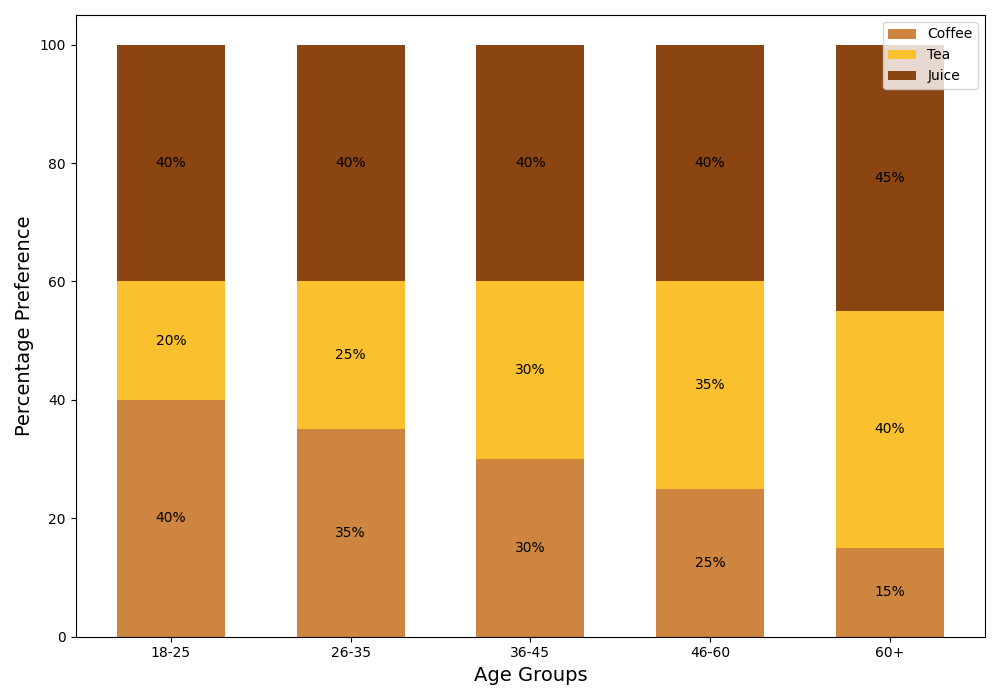

This chart was generated by the following Python code:
import matplotlib.pyplot as plt
import numpy as np

# Age groups and beverage preferences data
age_groups = ['18-25', '26-35', '36-45', '46-60', '60+']
beverages = ['Coffee', 'Tea', 'Juice']

# Beverage consumption data in percentage
coffee_preference = [40, 35, 30, 25, 15]
tea_preference = [20, 25, 30, 35, 40]
juice_preference = [40, 40, 40, 40, 45]

# Create the figure and the axis
fig, ax = plt.subplots(figsize=(10, 7))

# Define bar width
bar_width = 0.6

# Generate bar positions
bar_positions = np.arange(len(age_groups))

# Create a stacked bar chart with shuffled colors
# Shuffled colors scheme
ax.bar(bar_positions, coffee_preference, bar_width, color='#CD853F', label='Coffee')
ax.bar(bar_positions, tea_preference, bar_width, bottom=coffee_preference, color='#FBC02D', label='Tea')
ax.bar(bar_positions, juice_preference, bar_width, bottom=np.array(coffee_preference) + np.array(tea_preference), color='#8B4513', label='Juice')

# Annotating each segment with the percentage value
for i, (coffee, tea, juice) in enumerate(zip(coffee_preference, tea_preference, juice_preference)):
    # Annotating Coffee
    ax.annotate(f'{coffee}%', 
                xy=(bar_positions[i], coffee / 2), 
                ha='center', va='center', fontsize=10, color='black')
    
    # Annotating Tea
    ax.annotate(f'{tea}%', 
                xy=(bar_positions[i], coffee + tea / 2), 
                ha='center', va='center', fontsize=10, color='black')

    # Annotating Juice
    ax.annotate(f'{juice}%', 
                xy=(bar_positions[i], coffee + tea + juice / 2), 
                ha='center', va='center', fontsize=10, color='black')

# Configure the plot
ax.set_xlabel('Age Groups', fontsize=14)
ax.set_ylabel('Percentage Preference', fontsize=14)
ax.set_xticks(bar_positions)
ax.set_xticklabels(age_groups)

# Add legend
ax.legend()

# Use tight_layout to prevent overlap and truncation
plt.tight_layout()

# Show the plot
plt.show()
